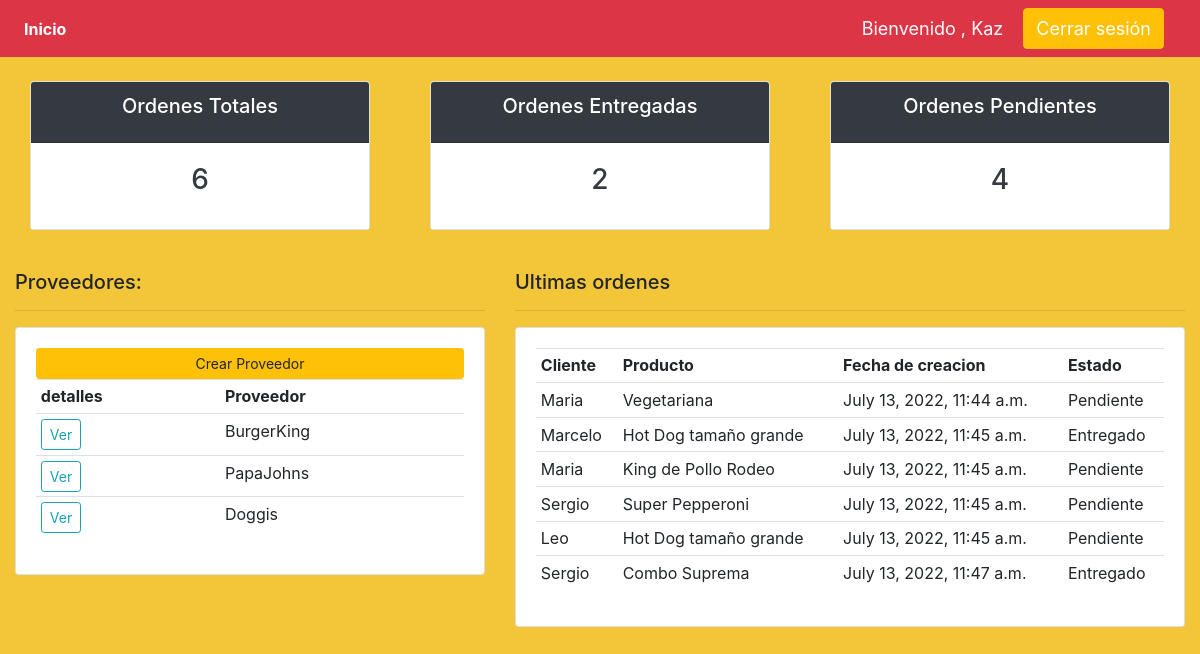
The app's page / (signed in) with its own data.
### comilon/models.py (models this page shows, shortened)
class Proveedor(models.Model):
    user = models.OneToOneField(User, null=True, blank=True, on_delete=models.CASCADE)
    nombre = models.CharField(max_length=30, null=True, blank=True)

class Orden(models.Model):
	ESTADO = (
			('Pendiente', 'Pendiente'),
			('En camino', 'En camino'),
			('Entregado', 'Entregado'),
			)
	cliente = models.ForeignKey(Cliente, null=True, on_delete= models.SET_NULL)
	producto = models.ForeignKey(Producto, null=True, on_delete= models.SET_NULL)
	fec_creado = models.DateTimeField(auto_now_add=True, null=True)
	estado = models.CharField(max_length=200, null=True, choices=ESTADO)
	nota = models.CharField(max_length=1000, null=True)

class Cliente(models.Model):
	user = models.OneToOneField(User, null=True, blank=True, on_delete=models.CASCADE)
	nombre = models.CharField(max_length=200, null=True)
	email = models.CharField(max_length=200, null=True)
	fec_creado = models.DateTimeField(auto_now_add=True, null=True)
	def __str__(self):
		return self.nombre

class Producto(models.Model):
    proveedor = models.ForeignKey(Proveedor, null=True, on_delete=models.SET_NULL)
    nombre = models.CharField(max_length=30, null=True)
    precio = models.FloatField(null=True)
    descripcion = models.CharField(max_length=200, null=True, blank=True)
    fec_creado = models.DateTimeField(auto_now_add=True, null=True)
    def __str__(self):
        return self.nombre

### comilon/decorators.py (the view)
		def wrapper_func(request, *args, **kwargs):
			group = None
			if request.user.groups.exists():
				group = request.user.groups.all()[0].name
			if group in allowed_roles:
				return view_func(request, *args, **kwargs)
			else:
				return HttpResponse('No estas autorizado para ver esta pagina')

### comilon/views.py (called while the page is built)
@login_required(login_url='login')
@allowed_users(allowed_roles=['admin'])
@admin_only
def datos(request):
	ordenes = Orden.objects.all()
	clientes = Cliente.objects.all()
	proveedores = Proveedor.objects.all()
	total_customers = clientes.count()
	total_ordenes = ordenes.count()
	entregado = ordenes.filter(estado='Entregado').count()
	pendiente = ordenes.filter(estado='Pendiente').count()
	context = {'ordenes':ordenes, 'clientes':clientes,
	'total_ordenes':total_ordenes,'entregado':entregado,
	'pendiente':pendiente, 'proveedores':proveedores}
	return render(request, 'comilon/datos.html', context)

### comilon/templates/comilon/datos.html
{%  extends 'comilon/main.html' %}
{% block content %}
{%  include 'comilon/estado.html' %}
<br>
<div class="row">
	<div class="col-md-5">
		<h5>Proveedores:</h5>
		<hr>
		<div class="card card-body">
			<a class="btn btn-warning  btn-sm btn-block" href="{% url 'proveedor' %}">Crear Proveedor</a>
			<table class="table table-sm">
				<tr>
					<th>detalles</th>
					<th>Proveedor</th>
				</tr>
				{% for proveedor in proveedores %}
					<tr>
						<td><a class="btn btn-sm btn-outline-info" href="{% url 'PaginaProveedor' proveedor.id %}">Ver</a></td>
						<td>{{proveedor.nombre}}</td>
					</tr>
				{% endfor %}
			</table>
		</div>
	</div>
	<div class="col-md-7">
		<h5>Ultimas ordenes</h5>
		<hr>
		<div class="card card-body">
			<table class="table table-sm">
				<tr>
					<th>Cliente</th>
					<th>Producto</th>
					<th>Fecha de creacion</th>
					<th>Estado</th>
				</tr>
				{% for orden in ordenes %}
					<tr>
						<td>{{orden.cliente}}</td>
						<td>{{orden.producto}}</td>
						<td>{{orden.fec_creado}}</td>
						<td>{{orden.estado}}</td>
					</tr>
				{% endfor %}
			</table>
		</div>
	</div>
</div>
{% endblock %}

### comilon/templates/comilon/main.html (shortened to what this page needs)
{% load static %}
<!DOCTYPE html>
<html>
<head>
	<link rel="stylesheet" href="https://stackpath.bootstrapcdn.com/bootstrap/4.3.1/css/bootstrap.min.css">
	<link rel="stylesheet" type="text/css" href="{% static '/css/main.css' %}">
</head>
<body>
	{%  include 'comilon/navbar.html' %}
	<div class="container-fluid">
	{% block content %}
	{% endblock %}
</body>
</html>

### comilon/templates/comilon/navbar.html (shortened to what this page needs)
{% load static %}
<nav class="navbar navbar-expand-lg navbar-danger bg-danger">
  <div class="collapse navbar-collapse" id="navbarNav">
    <ul class="navbar-nav">
      {% if request.user.is_staff %}
      <li class="nav-item active">
        <a class="nav-link text-white" href="{% url 'datos' %}"><strong>Inicio</strong></a>
      </li>
      {% endif %}
    </ul>
  </div>
  <span class="hello-msg">Bienvenido , {{request.user}}</span>
  <span ><a  class="hello-msg btn btn-warning" href="{% url 'logout' %}">Cerrar sesión</a></span>
</nav>

### comilon/templates/comilon/estado.html
<br>
<div class="row">
	<div class="col">
		<div class="col-md">
			<div class="card text-center text-white  mb-3" id="total-orders">
			  	<div class="card-header bg-dark">
			  		<h5 class="card-title">Ordenes Totales</h5>
			  	</div>
			  	<div class="card-body bg-white">
			    	<h3 class="card-title text-dark">{{total_ordenes}}</h3>
			  	</div>
			</div>
		</div>
	</div>
	<div class="col">
		<div class="col-md">
			<div class="card text-center text-white  mb-3" id="orders-delivered">
			  	<div class="card-header bg-dark">
			  		<h5 class="card-title">Ordenes Entregadas</h5>
			  	</div>
			  	<div class="card-body bg-white">
			    	<h3 class="card-title text-dark">{{entregado}}</h3>
			  	</div>
			</div>
		</div>
	</div>
	<div class="col">
		<div class="col-md">
			<div class="card text-center text-white  mb-3" id="orders-pending">
			  	<div class="card-header bg-dark">
			  		<h5 class="card-title">Ordenes Pendientes</h5>
			  	</div>
			  	<div class="card-body bg-white">
			    	<h3 class="card-title text-dark">{{pendiente}}</h3>
			  	</div>
			</div>
		</div>
	</div>
</div>

### static/css/main.css (style rules this page uses)
body { background:#f3c538; }

### comilon/templates/comilon/navbar.html (style rules this page uses)
.hello-msg { font-size: 18px; color: #fff; margin-right: 20px; }

### records on screen
Proveedor: nombre "BurgerKing"
Proveedor: nombre "PapaJohns"
Proveedor: nombre "Doggis"
Orden: cliente "Maria", producto "Vegetariana", fec_creado "July 13, 2022, 11:44 a.m.", estado "Pendiente"
Orden: cliente "Marcelo", producto "Hot Dog tamaño grande", fec_creado "July 13, 2022, 11:45 a.m.", estado "Entregado"
Orden: cliente "Maria", producto "King de Pollo Rodeo", fec_creado "July 13, 2022, 11:45 a.m.", estado "Pendiente"
Orden: cliente "Sergio", producto "Super Pepperoni", fec_creado "July 13, 2022, 11:45 a.m.", estado "Pendiente"
Orden: cliente "Leo", producto "Hot Dog tamaño grande", fec_creado "July 13, 2022, 11:45 a.m.", estado "Pendiente"
Orden: cliente "Sergio", producto "Combo Suprema", fec_creado "July 13, 2022, 11:47 a.m.", estado "Entregado"

### other values on screen
{{ request.user }} "Kaz"
{{ total_ordenes }} "6"
{{ entregado }} "2"
{{ pendiente }} "4"
